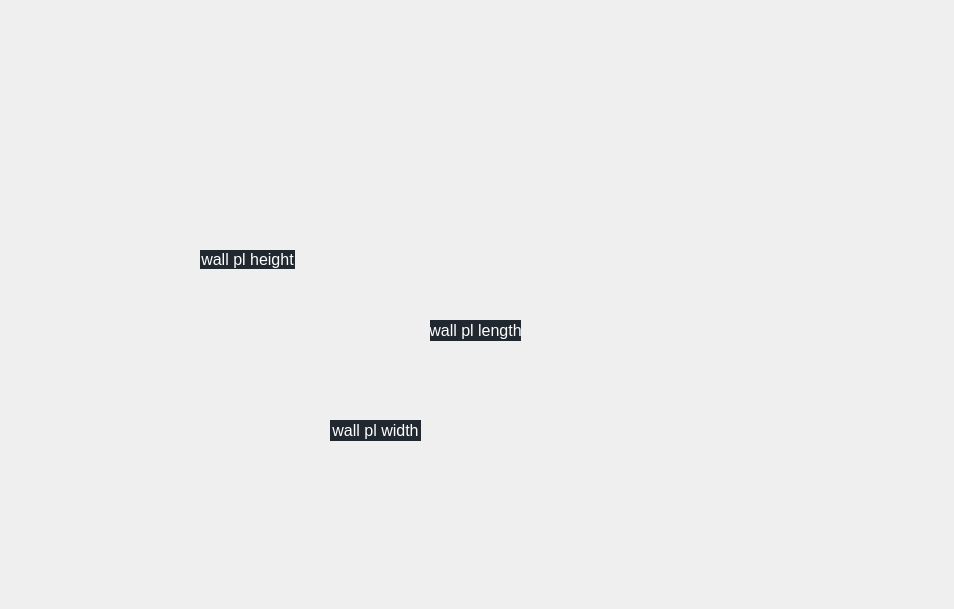
<?xml version="1.0" encoding="UTF-8"?>
<ui version="4.0">
 <class>ResultWallPlate</class>
 <widget class="QDialog" name="ResultWallPlate">
  <property name="geometry">
   <rect>
    <x>0</x>
    <y>0</y>
    <width>954</width>
    <height>609</height>
   </rect>
  </property>
  <property name="windowTitle">
   <string>Wyniki - murłata</string>
  </property>
  <widget class="QLabel" name="labelPicture">
   <property name="geometry">
    <rect>
     <x>60</x>
     <y>60</y>
     <width>821</width>
     <height>511</height>
    </rect>
   </property>
   <property name="font">
    <font>
     <pointsize>20</pointsize>
    </font>
   </property>
   <property name="text">
    <string/>
   </property>
   <property name="pixmap">
    <pixmap resource="../resources.qrc">:/res/ResultWallPlate.PNG</pixmap>
   </property>
   <property name="scaledContents">
    <bool>true</bool>
   </property>
  </widget>
  <widget class="QLabel" name="label_2">
   <property name="geometry">
    <rect>
     <x>0</x>
     <y>0</y>
     <width>954</width>
     <height>609</height>
    </rect>
   </property>
   <property name="text">
    <string/>
   </property>
   <property name="pixmap">
    <pixmap resource="../resources.qrc">:/res/background.PNG</pixmap>
   </property>
  </widget>
  <widget class="QLabel" name="labelPrintWallPlate">
   <property name="geometry">
    <rect>
     <x>140</x>
     <y>70</y>
     <width>631</width>
     <height>471</height>
    </rect>
   </property>
   <property name="text">
    <string/>
   </property>
  </widget>
  <widget class="QLabel" name="wallPlateHeight">
   <property name="geometry">
    <rect>
     <x>200</x>
     <y>250</y>
     <width>95</width>
     <height>19</height>
    </rect>
   </property>
   <property name="palette">
    <palette>
     <active>
      <colorrole role="WindowText">
       <brush brushstyle="SolidPattern">
        <color alpha="255">
         <red>255</red>
         <green>255</green>
         <blue>255</blue>
        </color>
       </brush>
      </colorrole>
      <colorrole role="Button">
       <brush brushstyle="SolidPattern">
        <color alpha="255">
         <red>33</red>
         <green>40</green>
         <blue>48</blue>
        </color>
       </brush>
      </colorrole>
      <colorrole role="Base">
       <brush brushstyle="SolidPattern">
        <color alpha="255">
         <red>33</red>
         <green>40</green>
         <blue>48</blue>
        </color>
       </brush>
      </colorrole>
      <colorrole role="Window">
       <brush brushstyle="SolidPattern">
        <color alpha="255">
         <red>33</red>
         <green>40</green>
         <blue>48</blue>
        </color>
       </brush>
      </colorrole>
     </active>
     <inactive>
      <colorrole role="WindowText">
       <brush brushstyle="SolidPattern">
        <color alpha="255">
         <red>255</red>
         <green>255</green>
         <blue>255</blue>
        </color>
       </brush>
      </colorrole>
      <colorrole role="Button">
       <brush brushstyle="SolidPattern">
        <color alpha="255">
         <red>33</red>
         <green>40</green>
         <blue>48</blue>
        </color>
       </brush>
      </colorrole>
      <colorrole role="Base">
       <brush brushstyle="SolidPattern">
        <color alpha="255">
         <red>33</red>
         <green>40</green>
         <blue>48</blue>
        </color>
       </brush>
      </colorrole>
      <colorrole role="Window">
       <brush brushstyle="SolidPattern">
        <color alpha="255">
         <red>33</red>
         <green>40</green>
         <blue>48</blue>
        </color>
       </brush>
      </colorrole>
     </inactive>
     <disabled>
      <colorrole role="WindowText">
       <brush brushstyle="SolidPattern">
        <color alpha="255">
         <red>120</red>
         <green>120</green>
         <blue>120</blue>
        </color>
       </brush>
      </colorrole>
      <colorrole role="Button">
       <brush brushstyle="SolidPattern">
        <color alpha="255">
         <red>33</red>
         <green>40</green>
         <blue>48</blue>
        </color>
       </brush>
      </colorrole>
      <colorrole role="Base">
       <brush brushstyle="SolidPattern">
        <color alpha="255">
         <red>33</red>
         <green>40</green>
         <blue>48</blue>
        </color>
       </brush>
      </colorrole>
      <colorrole role="Window">
       <brush brushstyle="SolidPattern">
        <color alpha="255">
         <red>33</red>
         <green>40</green>
         <blue>48</blue>
        </color>
       </brush>
      </colorrole>
     </disabled>
    </palette>
   </property>
   <property name="font">
    <font>
     <pointsize>12</pointsize>
    </font>
   </property>
   <property name="styleSheet">
    <string notr="true">background: rgb(33, 40, 48);</string>
   </property>
   <property name="text">
    <string>wall pl height</string>
   </property>
   <property name="alignment">
    <set>Qt::AlignCenter</set>
   </property>
  </widget>
  <widget class="QLabel" name="wallPlateWidth">
   <property name="geometry">
    <rect>
     <x>330</x>
     <y>420</y>
     <width>91</width>
     <height>21</height>
    </rect>
   </property>
   <property name="palette">
    <palette>
     <active>
      <colorrole role="WindowText">
       <brush brushstyle="SolidPattern">
        <color alpha="255">
         <red>255</red>
         <green>255</green>
         <blue>255</blue>
        </color>
       </brush>
      </colorrole>
      <colorrole role="Button">
       <brush brushstyle="SolidPattern">
        <color alpha="255">
         <red>33</red>
         <green>40</green>
         <blue>48</blue>
        </color>
       </brush>
      </colorrole>
      <colorrole role="Base">
       <brush brushstyle="SolidPattern">
        <color alpha="255">
         <red>33</red>
         <green>40</green>
         <blue>48</blue>
        </color>
       </brush>
      </colorrole>
      <colorrole role="Window">
       <brush brushstyle="SolidPattern">
        <color alpha="255">
         <red>33</red>
         <green>40</green>
         <blue>48</blue>
        </color>
       </brush>
      </colorrole>
     </active>
     <inactive>
      <colorrole role="WindowText">
       <brush brushstyle="SolidPattern">
        <color alpha="255">
         <red>255</red>
         <green>255</green>
         <blue>255</blue>
        </color>
       </brush>
      </colorrole>
      <colorrole role="Button">
       <brush brushstyle="SolidPattern">
        <color alpha="255">
         <red>33</red>
         <green>40</green>
         <blue>48</blue>
        </color>
       </brush>
      </colorrole>
      <colorrole role="Base">
       <brush brushstyle="SolidPattern">
        <color alpha="255">
         <red>33</red>
         <green>40</green>
         <blue>48</blue>
        </color>
       </brush>
      </colorrole>
      <colorrole role="Window">
       <brush brushstyle="SolidPattern">
        <color alpha="255">
         <red>33</red>
         <green>40</green>
         <blue>48</blue>
        </color>
       </brush>
      </colorrole>
     </inactive>
     <disabled>
      <colorrole role="WindowText">
       <brush brushstyle="SolidPattern">
        <color alpha="255">
         <red>120</red>
         <green>120</green>
         <blue>120</blue>
        </color>
       </brush>
      </colorrole>
      <colorrole role="Button">
       <brush brushstyle="SolidPattern">
        <color alpha="255">
         <red>33</red>
         <green>40</green>
         <blue>48</blue>
        </color>
       </brush>
      </colorrole>
      <colorrole role="Base">
       <brush brushstyle="SolidPattern">
        <color alpha="255">
         <red>33</red>
         <green>40</green>
         <blue>48</blue>
        </color>
       </brush>
      </colorrole>
      <colorrole role="Window">
       <brush brushstyle="SolidPattern">
        <color alpha="255">
         <red>33</red>
         <green>40</green>
         <blue>48</blue>
        </color>
       </brush>
      </colorrole>
     </disabled>
    </palette>
   </property>
   <property name="font">
    <font>
     <pointsize>12</pointsize>
    </font>
   </property>
   <property name="styleSheet">
    <string notr="true">background: rgb(33, 40, 48);</string>
   </property>
   <property name="text">
    <string>wall pl width</string>
   </property>
   <property name="alignment">
    <set>Qt::AlignCenter</set>
   </property>
  </widget>
  <widget class="QLabel" name="wallPlateLength">
   <property name="geometry">
    <rect>
     <x>430</x>
     <y>320</y>
     <width>91</width>
     <height>21</height>
    </rect>
   </property>
   <property name="palette">
    <palette>
     <active>
      <colorrole role="WindowText">
       <brush brushstyle="SolidPattern">
        <color alpha="255">
         <red>255</red>
         <green>255</green>
         <blue>255</blue>
        </color>
       </brush>
      </colorrole>
      <colorrole role="Button">
       <brush brushstyle="SolidPattern">
        <color alpha="255">
         <red>33</red>
         <green>40</green>
         <blue>48</blue>
        </color>
       </brush>
      </colorrole>
      <colorrole role="Base">
       <brush brushstyle="SolidPattern">
        <color alpha="255">
         <red>33</red>
         <green>40</green>
         <blue>48</blue>
        </color>
       </brush>
      </colorrole>
      <colorrole role="Window">
       <brush brushstyle="SolidPattern">
        <color alpha="255">
         <red>33</red>
         <green>40</green>
         <blue>48</blue>
        </color>
       </brush>
      </colorrole>
     </active>
     <inactive>
      <colorrole role="WindowText">
       <brush brushstyle="SolidPattern">
        <color alpha="255">
         <red>255</red>
         <green>255</green>
         <blue>255</blue>
        </color>
       </brush>
      </colorrole>
      <colorrole role="Button">
       <brush brushstyle="SolidPattern">
        <color alpha="255">
         <red>33</red>
         <green>40</green>
         <blue>48</blue>
        </color>
       </brush>
      </colorrole>
      <colorrole role="Base">
       <brush brushstyle="SolidPattern">
        <color alpha="255">
         <red>33</red>
         <green>40</green>
         <blue>48</blue>
        </color>
       </brush>
      </colorrole>
      <colorrole role="Window">
       <brush brushstyle="SolidPattern">
        <color alpha="255">
         <red>33</red>
         <green>40</green>
         <blue>48</blue>
        </color>
       </brush>
      </colorrole>
     </inactive>
     <disabled>
      <colorrole role="WindowText">
       <brush brushstyle="SolidPattern">
        <color alpha="255">
         <red>120</red>
         <green>120</green>
         <blue>120</blue>
        </color>
       </brush>
      </colorrole>
      <colorrole role="Button">
       <brush brushstyle="SolidPattern">
        <color alpha="255">
         <red>33</red>
         <green>40</green>
         <blue>48</blue>
        </color>
       </brush>
      </colorrole>
      <colorrole role="Base">
       <brush brushstyle="SolidPattern">
        <color alpha="255">
         <red>33</red>
         <green>40</green>
         <blue>48</blue>
        </color>
       </brush>
      </colorrole>
      <colorrole role="Window">
       <brush brushstyle="SolidPattern">
        <color alpha="255">
         <red>33</red>
         <green>40</green>
         <blue>48</blue>
        </color>
       </brush>
      </colorrole>
     </disabled>
    </palette>
   </property>
   <property name="font">
    <font>
     <pointsize>12</pointsize>
    </font>
   </property>
   <property name="styleSheet">
    <string notr="true">background: rgb(33, 40, 48);</string>
   </property>
   <property name="text">
    <string>wall pl length</string>
   </property>
   <property name="alignment">
    <set>Qt::AlignCenter</set>
   </property>
  </widget>
  <zorder>label_2</zorder>
  <zorder>labelPrintWallPlate</zorder>
  <zorder>labelPicture</zorder>
  <zorder>wallPlateHeight</zorder>
  <zorder>wallPlateLength</zorder>
  <zorder>wallPlateWidth</zorder>
 </widget>
 <resources>
  <include location="../resources.qrc"/>
 </resources>
 <connections/>
</ui>
